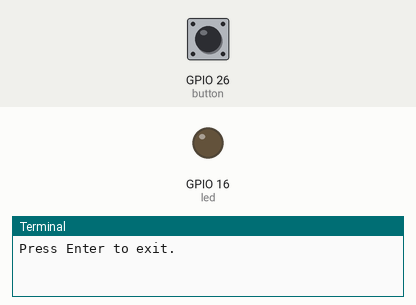
Simulated run of this program. Board: Raspberry Pi (BCM pin numbers). Shown: output pins drawn as LEDs (lit = HIGH), the last lines printed to the terminal. Inputs (shaded band) come from the test bench; at power-on: GPIO 26 (button) HIGH.

Above: at 1.2 s.
1.3 s: GPIO 26 (button) pulled LOW for 0.15 s
At 1.37 s:
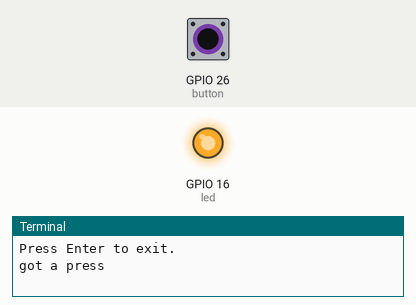
2.9 s: GPIO 26 (button) pulled LOW for 3.2 s
At 6.8 s:
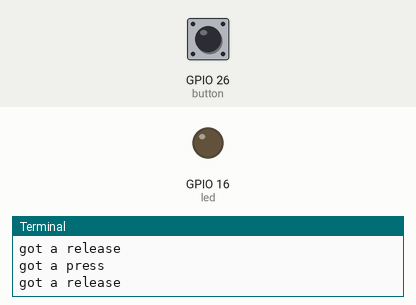
Timing chart, 0 to 8.3 s (numbered marks = the images above; inputs shaded):
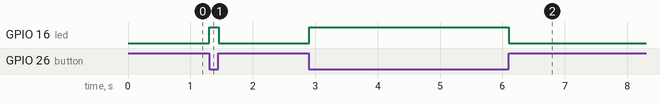

Measured:
- after the input at 1.3 s, GPIO 16 (led): LOW → HIGH at once, → LOW 0.15 s later
- after the input at 2.9 s, GPIO 16 (led): LOW → HIGH at once, → LOW 3.2 s later

The program:

button.py
```python
#!/usr/bin/env python3

from gpiozero import LED
from gpiozero import Button
from time import sleep

button = Button(26)
led = LED(16)

def on_press():
    print("got a press")
    led.on()

def on_release():
    print("got a release")
    led.off()

button.when_pressed = on_press
button.when_released = on_release

wait = input("Press Enter to exit.\n")
```
